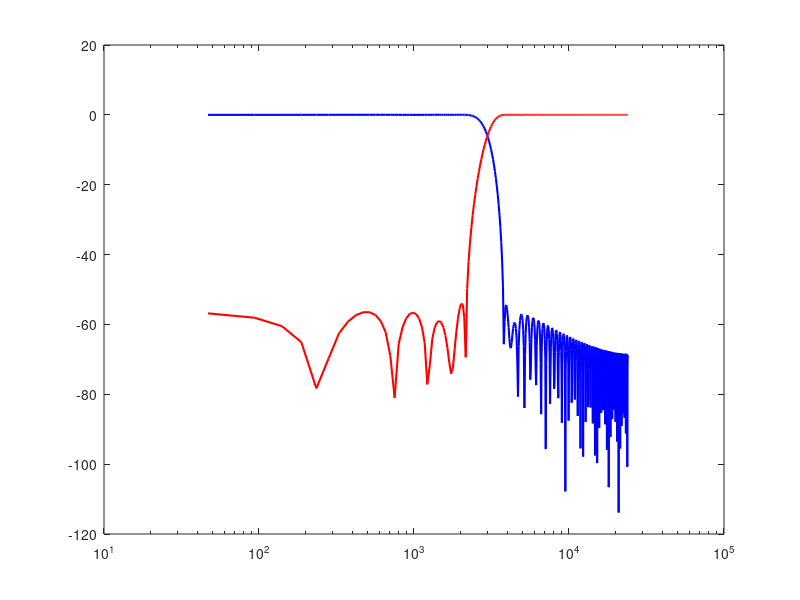

The MATLAB source for this figure: (Note: this script raises an error after producing the figure.)
% clc
%close all
%clear all
fs = 48000;
fc = 3000;
wc = fc / (fs/2);
order = 100;  % Filter length (number of taps)

% DESIGN FIR FILTERS
blp = fir1(order, wc, 'low');   % Low-pass for woofer
bhp = fir1(order, wc, 'high');  % High-pass for tweeter

 
[H_lp, f] = freqz(blp, 1, [], fs);
[H_hp, ~] = freqz(bhp, 1, [], fs);

 
figure;
semilogx(f, 20*log10(abs(H_lp)), 'b', 'LineWidth', 1.5); hold on;
semilogx(f, 20*log10(abs(H_hp)), 'r', 'LineWidth', 1.5);
xline(fc, '--k', 'Crossover at 3 kHz', 'LabelOrientation','horizontal');
xlabel('Frequency (Hz)');
ylabel('Magnitude (dB)');
title('Linear-Phase FIR Crossover (100 taps)');
legend('Low-pass FIR (Woofer)', 'High-pass FIR (Tweeter)');
grid on; ylim([-60 5]);
xlim([20 20000]);   